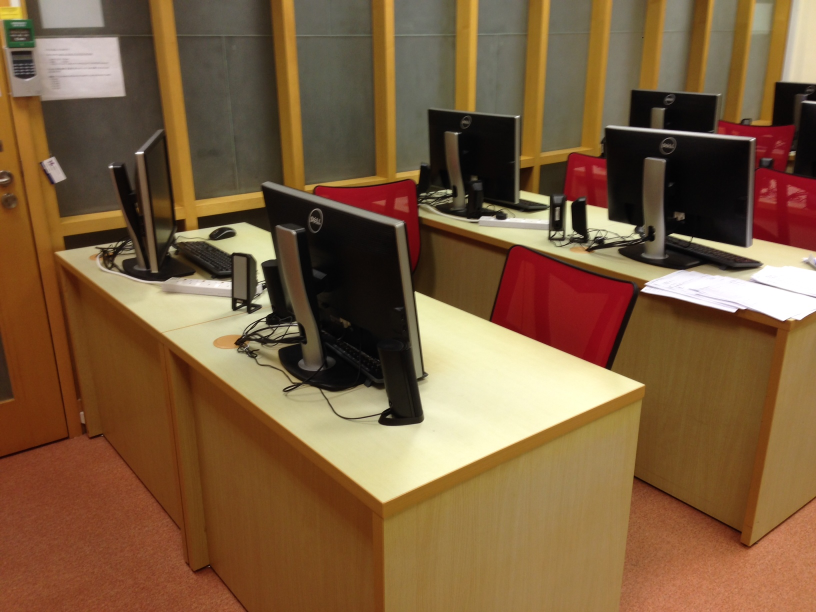
#> input picture Assignment 2/labPhoto.JPG, 1632 x 1224 px (shown at 1/2 size)
$ python goodFeatureDetection.py   (Python 2 division)
#> lines starting #> are read from the running program, lines starting #| are printed output that depends on the picture; pictures that were not available may be replaced by others from this repository, and a replacement may not be noted
import numpy as np
import cv2
import cv2.cv as cv
import matplotlib
import matplotlib.pyplot as plt
from numpy.random import normal
import math
from time import time

labPhoto = cv2.imread("labPhoto.JPG",0)
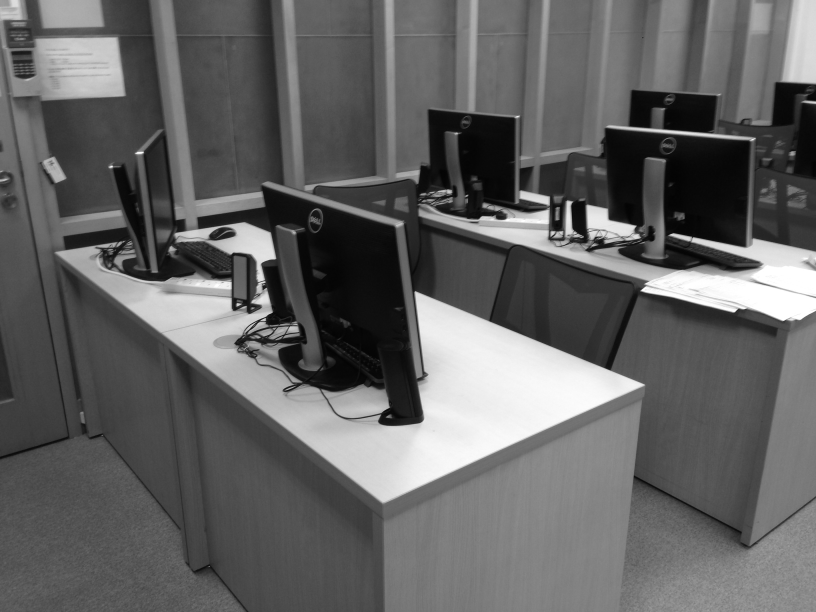
#> labPhoto: shape (1224, 1632) (shown at 1/2 size); min 1, max 255, mean 98.7
labPhotoColored = cv2.imread("labPhoto.JPG",1)
#> labPhotoColored is the input picture: shape (1224, 1632, 3); mean B, G, R 61.7, 93.1, 123.7
chessBoard = cv2.imread("Chess_Board.jpg",0)
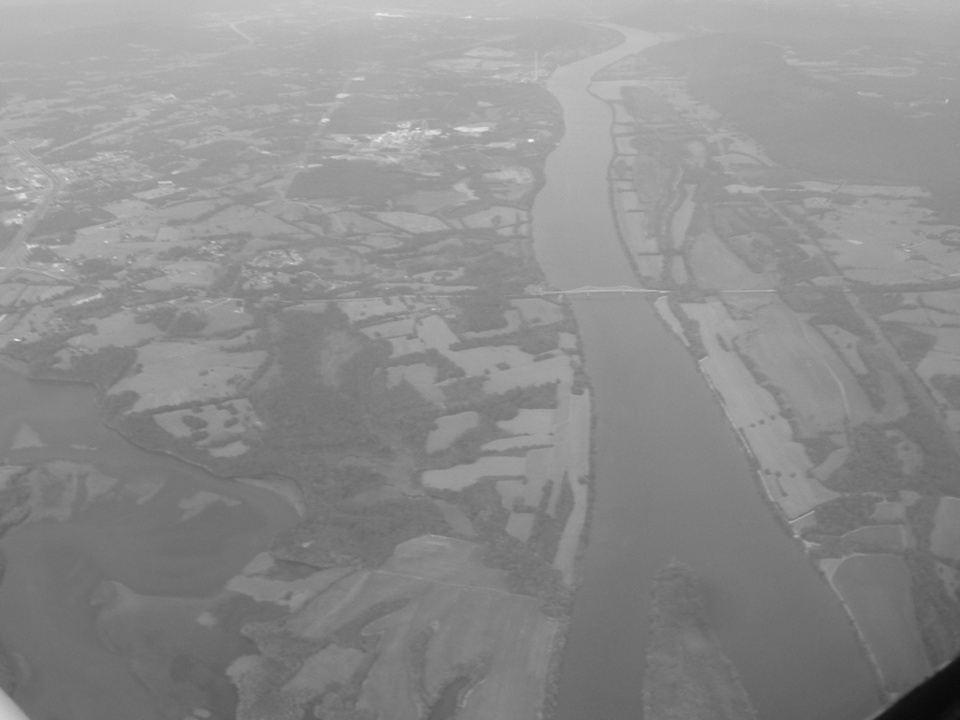
#> input picture airborne.jpg, 960 x 720 px, given in place of Chess_Board.jpg, which was not available
#> chessBoard is the input picture: shape (720, 960); min 8, max 246, mean 141.2
chessBoardColored = cv2.imread("Chess_Board.jpg",1)

lambdas = []
x = []
y = []

minLambda = 0
lambdaWithPoints = [[0 for a in range(3)] for b in range(((labPhoto.shape[0]*labPhoto.shape[1])/338)-81)]


def goodFeatureDetector(img):					# function to parse entire image window
	for i in range (0,img.shape[0]-13,13):			# by window. Window is of size 3x3, hence
		for j in range (0,img.shape[1]-26,26):		# step size of 3.
			minLambda = calculateLambdaForWindow(img,i,j)
			lambdas.append(minLambda)
			x.append(i+7)
			y.append(j+7)


	for i in range(0,len(lambdas)):				#combining x,y coordinates and corresponding lambda
		lambdaWithPoints[i][0] = lambdas[i]		#values in one list.
		lambdaWithPoints[i][1] = x[i]
		lambdaWithPoints[i][2] = y[i]
	print lambdaWithPoints
	bubbleSort(lambdaWithPoints)
	#for i in range(0,len(lambdaWithPoints)):
	 #       if(lambdaWithPoints[i][0] == None):
	  #     	        lambdaWithPoints[i][0] = lambdaWithPoints[0][0]

	formSqaure(bubbleSort(lambdaWithPoints),labPhotoColored)
#	print lambdaWithPoints
#	print len(lambdaWithPoints)
#	print "*****SORTED******"

def bubbleSort(lambdaWithPoints):
	i = 0
	while (i<len(lambdaWithPoints)):
		for j in range(len(lambdaWithPoints)):
			if(i<len(lambdaWithPoints) and lambdaWithPoints[i][0]>lambdaWithPoints[j][0]):
				temp1 = lambdaWithPoints[i][0]
				temp2 = lambdaWithPoints[i][1]
				temp3 = lambdaWithPoints[i][2]
				lambdaWithPoints[i][0] = lambdaWithPoints[j][0]
				lambdaWithPoints[i][1] = lambdaWithPoints[j][1]
				lambdaWithPoints[i][2] = lambdaWithPoints[j][2]
				lambdaWithPoints[j][0] = temp1
				lambdaWithPoints[j][1] = temp2
				lambdaWithPoints[j][2] = temp3


		i += 1
	return lambdaWithPoints


def formSqaure(lambdaWithPoints,image):
	for i in range(250):
#		cv2.circle(image,(lambdaWithPoints[i][1]-7,lambdaWithPoints[i][2]-7),8,(0,0,255,0),2,4,0)
		cv2.rectangle(image,(lambdaWithPoints[i][2]-7,lambdaWithPoints[i][1]-7),(lambdaWithPoints[i][2]+7,lambdaWithPoints[i][1]+7),(0,0,255,0),2)
#	cv2.imwrite('ChessBoardColored.jpg',image)
	cv2.imwrite('Cornered photo.jpg',image)


def calculateLambdaForWindow(img,i,j):

	Ix = 0
	Iy = 0
	sum_Ix = 0
	sum_Iy = 0
	sum_IxIy = 0
#	print "img shape [0] ",img.shape[0]
#	print "img shape [1] ",img.shape[1]
	for m in range (i,i+13):
		for n in range (j,j+13):
			if((img[m,n]<img[m,n+1])):		#Calculation for Ix. If condition because
				Ix = (img[m,n]-img[m,n+1])	#Python is unable to handle negative values
				Ix = (256-Ix)			#and keeps on giving output with repect to value
				Ix = -Ix			#256.
				sum_Ix += (Ix)**2		##Summation of Ix
			elif((img[m,n]>=img[m,n+1])):
				Ix = (img[m,n]-img[m,n+1])
				sum_Ix += (Ix)**2

			if((img[m,n]<img[m+1,n])):		#Calculation for Iy
                                Iy = (img[m,n]-img[m+1,n])
                                Iy = (256-Iy)
                                Iy = -Iy
                                sum_Iy += (Iy)**2		## Summation of Iy
                        elif((img[m,n]>=img[m+1,n])):
                                Iy = (img[m,n]-img[m+1,n])
                                sum_Iy += (Iy)**2

			sum_IxIy += Ix*Iy

#			print "Ix =",Ix
#			print "Iy =",Iy
#			print "Ix.Iy =",Ix*Iy

	return calculateMinLambda(sum_Ix/9,sum_Iy/9,(sum_IxIy**2)/9)		#the 1/N factor - size of the window
											#under consideration


def calculateMinLambda(sum_Ix_square,sum_Iy_square,sum_IxIy_square):
	ss_Ix = sum_Ix_square					#Shortening the variabl names so that
	ss_Iy = sum_Iy_square					#equation fits into one line
	ss_IxIy = sum_IxIy_square
	#print "sum_Ix_square  ",sum_Ix_square
	#print "sum_Iy_square  ",sum_Iy_square
	#print "sum_IxIy_square  ",sum_IxIy_square
	b = -(ss_Ix + ss_Iy)
	b_square = (ss_Ix + ss_Iy)**2
	fourac = 4*(ss_Ix*ss_Iy - ss_IxIy)
	lambda_1 = (-b + (b**2 - fourac)**0.5)/2
	lambda_2 = (-b - (b**2 - fourac)**0.5)/2


	if(lambda_1>lambda_2):
		return round(lambda_2,2)
	elif(lambda_1<=lambda_2):
		return round(lambda_1,2)


#calculateLambdaForWindow(labPhoto,0,14)
init_time = time()
chessBoard.dtype = np.int8
#labPhoto.dtype = np.int8
labPhotoEqualized = cv2.equalizeHist(labPhoto)
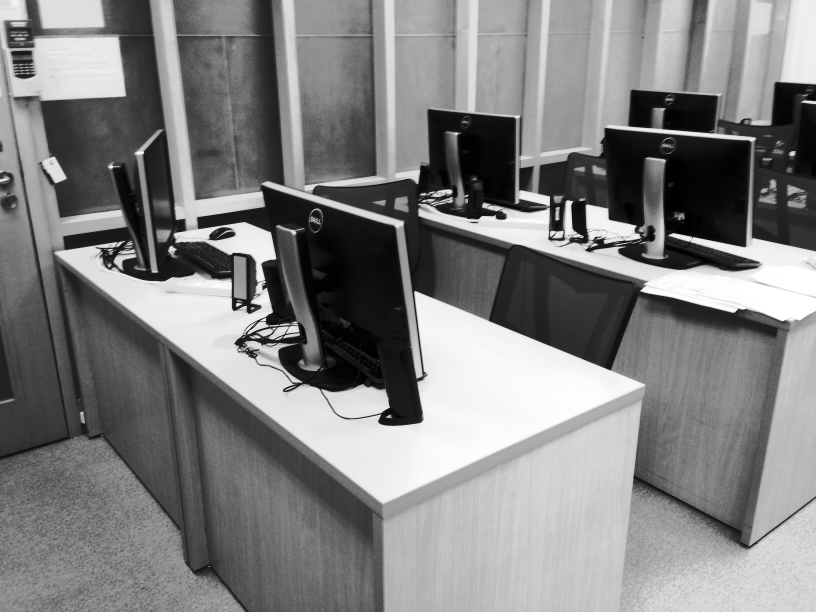
#> labPhotoEqualized: shape (1224, 1632) (shown at 1/2 size); min 0, max 255, mean 128.4
goodFeatureDetector(labPhoto)
#> (printed output is left out)
#> (the run stopped early here; a loop or call above may not have finished)
